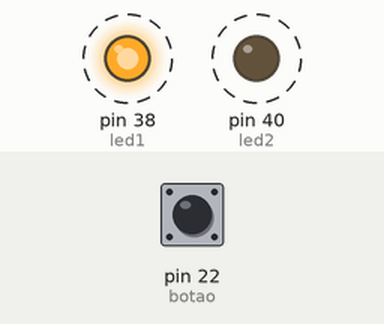
The sketch below on a simulated Arduino Mega 2560, built with avr-gcc and run on an emulated ATmega2560. On the bench: output pins drawn as LEDs (lit = HIGH). Dashed ring = blinking. The inputs (shaded band) are chosen by the test bench; at power-on: pin 22 (botao) LOW.

Above: at 4.8 s.
4.9 s: pin 22 (botao) pulled HIGH for 2.35 s
At 5.8 s:
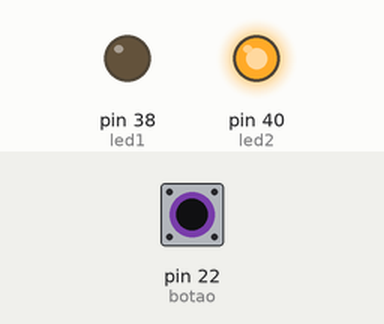
At 7.0 s:
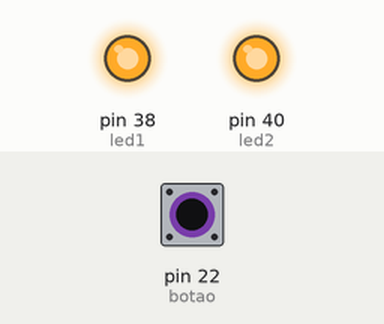
Timing chart, 0 to 18.7 s (numbered marks = the images above; inputs shaded):
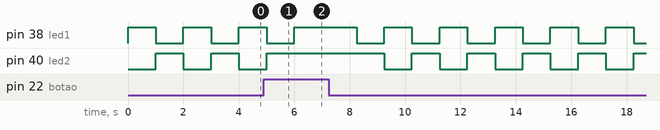

The sketch:

Exercicio_8.ino
```cpp
// Aula de 11/09/2023
// Exercicio-3
/* Lista de atividades:

Piscando LEDs Alternados:
Conecte dois LEDs a pinos separados, por exemplo, GPIO 7 e GPIO 6.
Escreva um programa que faça os LEDs piscarem alternadamente (um aceso enquanto o outro está apagado)
a cada segundo.
Use um botão conectado a outro pino, por exemplo, GPIO 2, para iniciar e parar a alternância dos LEDs
quando ligado.

Ex: botão desligado => LEDs piscam alternadamente
botão ligado => LEDs acesos, mas sem piscar

*/

int botao = 22;
int led1 = 38;
int led2 = 40;


void setup(){

    pinMode(botao,INPUT);
    pinMode(led1,OUTPUT);
    pinMode(led2,OUTPUT);

}

void loop(){

bool estado = digitalRead(botao);

if (estado == true){
  digitalWrite(led1,HIGH);
  digitalWrite(led2,HIGH);
}else{
  digitalWrite(led1,HIGH);
  delay(1000);
  digitalWrite(led1,LOW);
  digitalWrite(led2,HIGH);
  delay(1000);
  digitalWrite(led2,LOW);
}


}
```

Measured:
- by itself, pin 40 (led2): repeats every 2.0 s: LOW 1.0 s, HIGH 1.0 s
